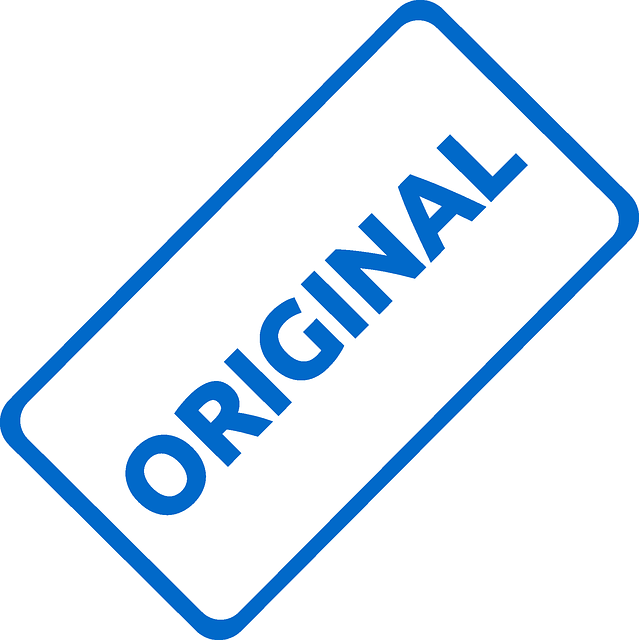
#> input picture semestr_2/lista_2/zad5/watermark.jpg, 639 x 640 px
$ python zad5.py watermark.jpg
#> lines starting #> are read from the running program, lines starting #| are printed output that depends on the picture
import cv2 as cv
import argparse


def add_watermark(filepath, alpha, beta, gamma):
#> called with filepath = 'watermark.jpg', alpha = 1, beta = 1, gamma = 0
    watermark = cv.imread('watermark.jpg')
#> watermark is the input picture: shape (640, 639, 3); mean B, G, R 248.2, 236.1, 223.4
    img = cv.imread(filepath)

    h_watermark, w_watermark, _ = watermark.shape
#> h_watermark = 640; w_watermark = 639

    h_img, w_img, _ = img.shape
#> h_img = 640; w_img = 639

    center_x = int(w_img/2)
#> center_x = 319
    center_y = int(h_img/2)
#> center_y = 320

    top_y = center_y - int(h_watermark/2)
#> top_y = 0
    bottom_y =  top_y + h_watermark
#> bottom_y = 640
    left_x = center_x - int(w_watermark/2)
#> left_x = 0
    right_x = left_x + w_watermark
#> right_x = 639

    dest = img[top_y:bottom_y, left_x:right_x]
    result = cv.addWeighted(dest, alpha, watermark, beta,gamma)
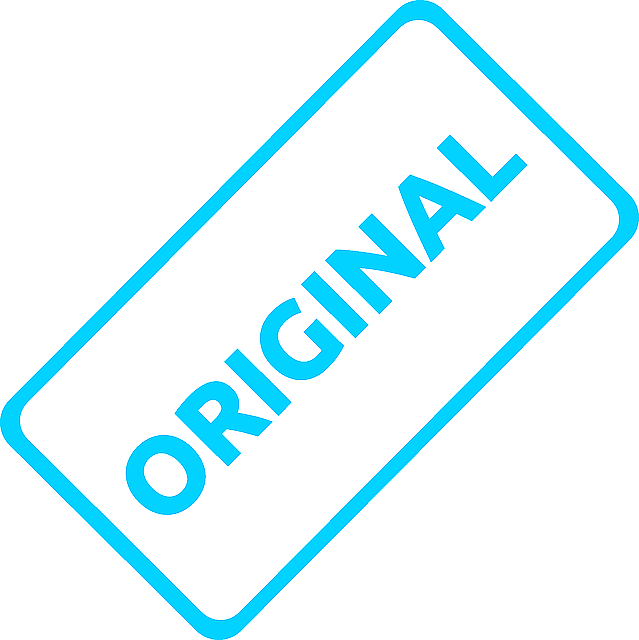
#> result: shape (640, 639, 3); mean B, G, R 255, 249.2, 224.3
    img[top_y:bottom_y, left_x:right_x] = result

    cv.imwrite("watermarked.jpg", img)
    cv.waitKey(0)
    cv.destroyAllWindows()

if __name__ == "__main__":
    parser = argparse.ArgumentParser()
    parser.add_argument('filepath', type=str)
    parser.add_argument('--alpha', type=float, default=1)
    parser.add_argument('--beta', type=float, default=1)
    parser.add_argument('--gamma', type=float, default=0)

    args = parser.parse_args()

    add_watermark(args.filepath, args.alpha, args.beta, args.gamma)
